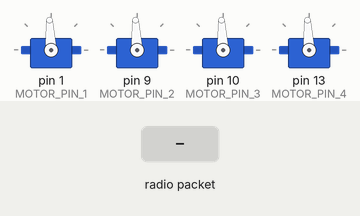
This sketch was run on a simulated Arduino Uno, built with avr-gcc and run on an emulated ATmega328P. Shown: 4 × servo. The test bench sets the inputs (shaded band). No radio packets arrive unless stated; what the sketch prints to the serial monitor is not drawn.

Above: at 11.2 s.
11.3 s: radio packet "1" arrives
At 12.4 s:
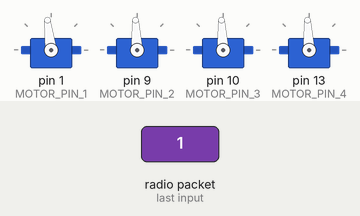
12.8 s: radio packet "0" arrives
At 13.9 s:
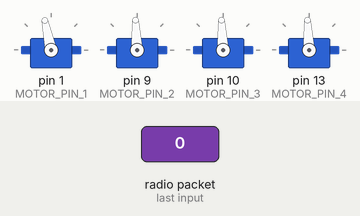
Timing chart, 0 to 15.8 s (numbered marks = the images above; inputs shaded):
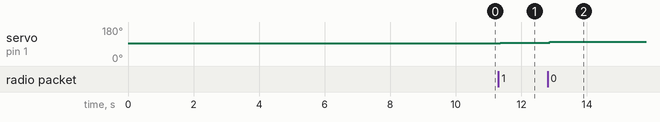

The sketch:

drone_receiver.ino
```cpp
#include <Servo.h>
#include <SPI.h>
#include <LoRa.h>

Servo servo1, servo2, servo3, servo4;

int MOTOR_PIN_1 = 1;
int MOTOR_PIN_2 = 9;
int MOTOR_PIN_3 = 10;
int MOTOR_PIN_4 = 13;

int motor_power_1 = 1500;
int motor_power_2 = 1500;
int motor_power_3 = 1500;
int motor_power_4 = 1500;


void setup() {
  // Init
  Serial.begin(9600);
  // Init motors, set to neutral
  servo1.attach(MOTOR_PIN_1);
  servo1.writeMicroseconds(1500);
  servo2.attach(MOTOR_PIN_2);
  servo2.writeMicroseconds(1500);
  servo3.attach(MOTOR_PIN_3);
  servo3.writeMicroseconds(1500);
  servo4.attach(MOTOR_PIN_4);
  servo4.writeMicroseconds(1500);

  while (!Serial);
  Serial.println("LoRa Receiver");
  if (!LoRa.begin(915E6)) {
    Serial.println("Starting Lora failed!");
    while (1);
  }

//  LoRa.receive();

  delay(10000);
}

void loop() {
  int throttleTrim = 0;
  int motorBitmask = 0b0000;

  // try to parse packet
  int packetSize = LoRa.parsePacket();
  if (packetSize) {
    // read packet
    while (LoRa.available()) {
      // Read whether each motor is active for trim adjustment
      int motorActive1 = (int) LoRa.read();
      int motorActive2 = (int) LoRa.read();
      int motorActive3 = (int) LoRa.read();
      int motorActive4 = (int) LoRa.read();

      // Edit bitmask and adjust respective motor powers
      if (motorActive1 > -100){
        throttleTrim = motorActive1;
        motorBitmask = 0b0001;
        motor_power_1 += motorActive1;
      }
      if (motorActive2 > -100){
        throttleTrim = motorActive2;
        motorBitmask = motorBitmask | 0b0010;
        motor_power_2 += motorActive2;
      }
      if (motorActive3 > -100){
        throttleTrim = motorActive3;
        motorBitmask = motorBitmask | 0b0100;
        motor_power_3 += motorActive3;
      }
      if (motorActive4 > -100){
        throttleTrim = motorActive4;
        motorBitmask = motorBitmask | 0b1000;
        motor_power_4 += motorActive4;
      }

    }
  }

  // note signal strength
  int receivedRssi = LoRa.packetRssi();

  // Set motor powers
  servo1.writeMicroseconds(motor_power_1);
  servo2.writeMicroseconds(motor_power_2);
  servo3.writeMicroseconds(motor_power_3);
  servo4.writeMicroseconds(motor_power_4);

  // Return signal confirming all received data
  LoRa.beginPacket();
  LoRa.write(throttleTrim);
  LoRa.write(motorBitmask);
  LoRa.write(motor_power_1);
  LoRa.write(motor_power_2);
  LoRa.write(motor_power_3);
  LoRa.write(motor_power_4);
  LoRa.write(receivedRssi);
  LoRa.endPacket();

}
```

Measured:
- after the input at 11.3 s, servo on pin 1 (MOTOR_PIN_1): 93° → 97° after 0.05 s
- after the input at 12.8 s, servo on pin 1 (MOTOR_PIN_1): 97° → 102° after 0.06 s
